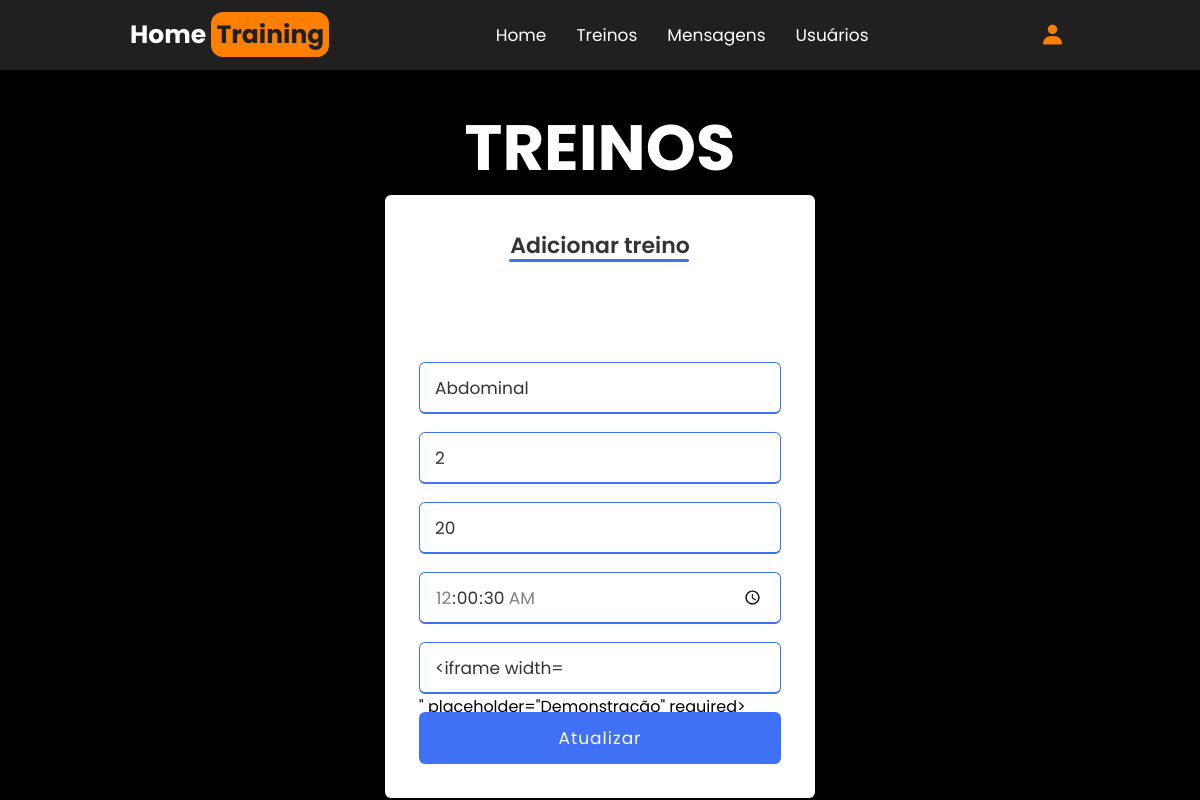
Page /update-training.php?update=2 on the committed database.
### tables this page shows
CREATE TABLE `exercise` (
  `id` int(11) NOT NULL,
  `name` varchar(255) NOT NULL,
  `series` int(11) NOT NULL,
  `repetitions` int(11) NOT NULL,
  `pause` time NOT NULL,
  `example` varchar(255) NOT NULL
);

### update-training.php (the view, shortened to what this page needs)
<?php
    require_once("config.php");
?>
<!DOCTYPE html>
<html lang="pt-BR">
<head>
    <link href='https://unpkg.com/boxicons@2.1.2/css/boxicons.min.css' rel='stylesheet'>
    <link rel="stylesheet" href="css/admin.css">
</head>
<body>
    <?php
    include 'admin-header.php';
    ?>
    <main id="main-training">
        <h1 class="title">Treinos</h1>
        <div class="wrapper">
            <h2>Adicionar treino</h2>
            <?php
                $updateID = $_GET['update'];
                $sql = "SELECT * FROM exercise WHERE id = '$updateID'";
                $result = mysqli_query($conn, $sql) or die('query failed!');
                $rows = mysqli_num_rows($result);
                if ($rows > 0) {
                    $fetch = mysqli_fetch_assoc($result);
                }
            ?>
            <form action="" method="post" enctype="multipart/form-data">
                <div class="input-box">
                </div>
                <div class="input-box">
                    <input type="text" name="update-name" value="<?php echo $fetch['name']; ?>" placeholder="Nome do exercício" required>
                </div>
                <div class="input-box">
                    <input type="number" name="update-qtd-series" value="<?php echo $fetch['series']; ?>" placeholder="Número de séries" required>
                </div>
                <div class="input-box">
                    <input type="number" name="update-qtd-repetitions" value="<?php echo $fetch['repetitions']; ?>" placeholder="Repetições" required>
                </div>
                <div class="input-box">
                    <input type="time" step="2" min="00:00:10" max="00:01:00" name="update-pause" value="<?php echo $fetch['pause']; ?>" placeholder="Pausa" required>
                </div>
                <div class="input-box">
                    <input type="text" name="update-example" value="<?php echo $fetch['example']; ?>" placeholder="Demonstração" required>
                </div>
                <div class="input-box button">
                    <input type="submit" value="Atualizar" name="update-submit" onclick="return confirm('Salvar alterações?');">
                </div>
            </form>
        </div>
    </main>
</body>
</html>

### css/admin.css (style rules this page uses)
:root { --body-color: #000000; --nav-color: #202020; --side-nav: #333030; --text-color: #FFF; --search-bar: #F2F2F2; --search-text: #010718; --blue: #3498db; --dark-blue: #2980b9; --red: #e74c3c; --dark-red: #c0392b; --black: #333; --white: #fff; --light-bg: #eee; --box-shadow: 0 5px 10px rgba(0, 0, 0, .1); }
* { margin: 0; padding: 0; box-sizing: border-box; transition: all 0.5s ease; font-family: 'Poppins', sans-serif; user-select: none; }
body { height: 100vh; width: 100vw; }
main { background-color: #000000; min-height: 100vh; padding: 100px 30px 0; position: relative; display: flex; flex-direction: column; align-items: center; }
main h1 { color: #fff; text-transform: uppercase; font-size: 4rem; }
main h2 { color: #fff; }
.wrapper { position: relative; max-width: 430px; width: 100%; background: #fff; padding: 34px; border-radius: 6px; box-shadow: 0 5px 10px rgba(0, 0, 0, 0.2); }
.wrapper h2 { position: relative; font-size: 22px; font-weight: 600; color: #333; text-align: center; }
.wrapper h2::before { content: ''; position: absolute; left: 90px; bottom: 0; height: 3px; width: 180px; border-radius: 12px; background: #4070f4; text-align: center; }
.wrapper form { margin-top: 30px; }
.wrapper form .input-box { height: 52px; margin-top: 18px; }
form .input-box input { height: 100%; width: 100%; outline: none; padding: 0 15px; font-size: 17px; font-weight: 400; color: #333; border: 1.5px solid #C7BEBE; border-bottom-width: 2.5px; border-radius: 6px; transition: all 0.3s ease; }
.input-box input:focus, .input-box input:valid { border-color: #4070f4; }
.input-box.button input { color: #fff; letter-spacing: 1px; border: none; background: #4070f4; cursor: pointer; margin-bottom: 0; }

### rows in the picture
exercise: update-name "Abdominal", update-qtd-series "2", update-qtd-repetitions "20", update-pause "00:00:30"
